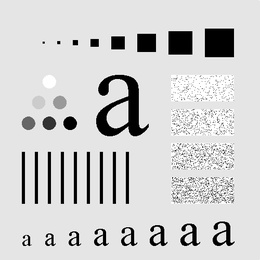
%> input picture ippr lab/abcl.jpg, 260 x 260 px, shrunk from 500 x 500 before the run
$ octave p7.m   (GNU Octave 9; MATLAB toolbox functions it lacks are replaced by stand-ins)
%> lines starting %> are read from the running program, lines starting %| are printed output that depends on the picture; in (x1, y1, x2, y2) boxes, pixels count from 0 and x2, y2 are one past the last pixel; in counts of white or black regions, pixels touching at a corner belong together; the program's own positions count from 1
% frequency domain filter 20 Aug

clear all;
close all;

I = imread('C:\Users\TANAY\Desktop\ippr\ippr lab\abcl.jpg');  % original image
%> I is the input picture: size 260x260 uint8; min 0, max 255, mean 207.3
[rows,cols] = size(I);
%> rows = 260; cols = 260

figure,imshow(I);

J = zeros(rows,cols);       % frequency domain of I

H1 = zeros(rows,cols);      % filter function Ideal LP
H2 = zeros(rows,cols);      % filter function Butter worth
H3 = zeros(rows,cols);      % filter function Gaussian


G1 = zeros(rows,cols);      % G = I * H1
G2 = zeros(rows,cols);      % G = I * H2
G3 = zeros(rows,cols);      % G = I * H3

G4 = zeros(rows,cols);      % G = I * H1
G5 = zeros(rows,cols);      % G = I * H2
G6 = zeros(rows,cols);      % G = I * H3

X1 = zeros(rows,cols);     % ideal low pass filter
X2 = zeros(rows,cols);     % Butter worth low pass filter
X3 = zeros(rows,cols);     % Gaussian low pass filter

X4 = zeros(rows,cols);     % ideal high pass filter
X5 = zeros(rows,cols);     % Butter worth high pass filter
X6 = zeros(rows,cols);     % Gaussian high pass filter

for i =1:rows
    for j= 1:cols
          J(i,j) =    I(i,j) * power(-1,i+j);   % shifting
    end
end
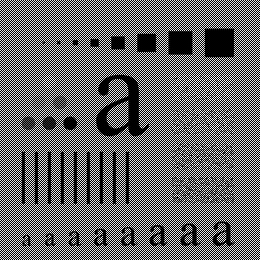
%> J: size 260x260 double; min 0, max 255, mean 103.7
figure;
imshow(J);
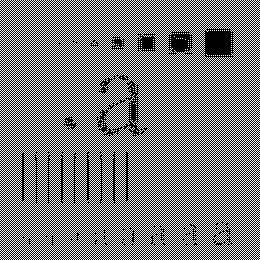
%> displayed picture: size 260x260, on the screen's scale of 0 to 255; 47.8% white in thin lines or dots

J = fft2(J);               % fourier transform

%figure;
%imshow(I);

rad = input('Enter the value of radius : ');
%> the answer given: 3

n = 2;                                         % generally order in butter worth for best results

for u= 1:rows
    for v=1:cols

        dist = sqrt((power((u-(rows/2)),2))+ (power((v-(cols/2)),2)));

        if dist <= rad
            H1(u,v) = 1;
        else
            H1(u,v) =0;
        end

        H2(u,v) = 1/(1+power((dist/rad),2*n));

        temp = (dist*dist)/(2*rad*rad);
        H3(u,v) = exp(-temp);
    end
end
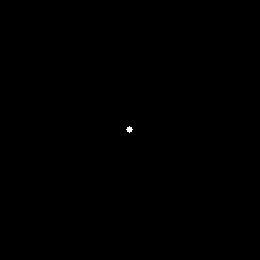
%> H1: size 260x260 double; values 0 (black) and 1 (white), 0.04% white; 1 white region, box (x1, y1, x2, y2) and area: (126, 126, 133, 133) 29

for u= 1:rows
    for v=1:cols

       G1(u,v) = H1(u,v)*J(u,v);
       G2(u,v) = H2(u,v)*J(u,v);
       G3(u,v) = H3(u,v)*J(u,v);

       G4(u,v) = (1-H1(u,v))*J(u,v);
       G5(u,v) = (1-H2(u,v))*J(u,v);
       G6(u,v) = (1-H3(u,v))*J(u,v);

    end
end

%figure;
%imshow(G);

G1 = ifft2(G1);             % inverse fft
G2 = ifft2(G2);             % inverse fft
G3 = ifft2(G3);             % inverse fft

G4 = ifft2(G4);             % inverse fft
G5 = ifft2(G5);             % inverse fft
G6 = ifft2(G6);             % inverse fft

for i =1:rows
    for j= 1:cols

          X1(i,j) =    G1(i,j) * power(-1,i+j);   % translating back
          X2(i,j) =    G2(i,j) * power(-1,i+j);   % translating back
          X3(i,j) =    G3(i,j) * power(-1,i+j);   % translating back

          X4(i,j) =    G4(i,j) * power(-1,i+j);   % translating back
          X5(i,j) =    G5(i,j) * power(-1,i+j);   % translating back
          X6(i,j) =    G6(i,j) * power(-1,i+j);   % translating back

    end
end
%imshow(uint8(real(X1)));   % displaying real part (quiet blurred with ringing effect)

figure;

subplot(3,3,1);            imshow(uint8(I));                      title('Original');
subplot(3,3,2);            imshow(uint8((X1)));               title('Ideal LP');         % displaying real part (quiet blurred with ringing effect)
%> (this line was passed over: imshow is not available in this run)
subplot(3,3,3);            imshow(uint8((X2)));               title('Butter worth LP');
%> (this line was passed over: imshow is not available in this run)
subplot(3,3,4);            imshow(uint8((X3)));               title('Gaussian LP');
%> (this line was passed over: imshow is not available in this run)
subplot(3,3,5);            imshow(uint8((X4)));               title('Ideal HP');
%> (this line was passed over: imshow is not available in this run)
subplot(3,3,6);            imshow(uint8((X5)));               title('Butter worth HP');
%> (this line was passed over: imshow is not available in this run)
subplot(3,3,7);            imshow(uint8((X6)));               title('Gaussian HP');
%> (this line was passed over: imshow is not available in this run)
